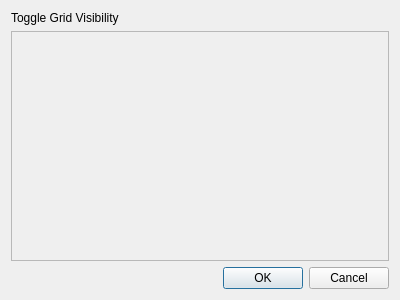
<?xml version="1.0" encoding="UTF-8"?>
<ui version="4.0">
 <class>GridVisibilityDialog</class>
 <widget class="QDialog" name="GridVisibilityDialog">
  <property name="geometry">
   <rect>
    <x>0</x>
    <y>0</y>
    <width>400</width>
    <height>300</height>
   </rect>
  </property>
  <property name="windowTitle">
   <string>Grid Visibility</string>
  </property>
  <layout class="QVBoxLayout" name="verticalLayout">
   <item>
    <widget class="QLabel" name="label">
     <property name="text">
      <string>Toggle Grid Visibility</string>
     </property>
    </widget>
   </item>
   <item>
    <widget class="QScrollArea" name="scrollArea">
     <property name="widgetResizable">
      <bool>true</bool>
     </property>
     <widget class="QWidget" name="scrollAreaWidgetContents">
      <property name="geometry">
       <rect>
        <x>0</x>
        <y>0</y>
        <width>380</width>
        <height>200</height>
       </rect>
      </property>
      <layout class="QVBoxLayout" name="gridsLayout">
       <property name="spacing">
        <number>6</number>
       </property>
       <property name="leftMargin">
        <number>9</number>
       </property>
       <property name="topMargin">
        <number>9</number>
       </property>
       <property name="rightMargin">
        <number>9</number>
       </property>
       <property name="bottomMargin">
        <number>9</number>
       </property>
      </layout>
     </widget>
    </widget>
   </item>
   <item>
    <widget class="QDialogButtonBox" name="buttonBox">
     <property name="orientation">
      <enum>Qt::Horizontal</enum>
     </property>
     <property name="standardButtons">
      <set>QDialogButtonBox::Cancel|QDialogButtonBox::Ok</set>
     </property>
    </widget>
   </item>
  </layout>
 </widget>
 <resources/>
 <connections>
  <connection>
   <sender>buttonBox</sender>
   <signal>accepted()</signal>
   <receiver>GridVisibilityDialog</receiver>
   <slot>accept()</slot>
   <hints>
    <hint type="sourcelabel">
     <x>248</x>
     <y>254</y>
    </hint>
    <hint type="destinationlabel">
     <x>157</x>
     <y>274</y>
    </hint>
   </hints>
  </connection>
  <connection>
   <sender>buttonBox</sender>
   <signal>rejected()</signal>
   <receiver>GridVisibilityDialog</receiver>
   <slot>reject()</slot>
   <hints>
    <hint type="sourcelabel">
     <x>316</x>
     <y>260</y>
    </hint>
    <hint type="destinationlabel">
     <x>290</x>
     <y>274</y>
    </hint>
   </hints>
  </connection>
 </connections>
</ui>
